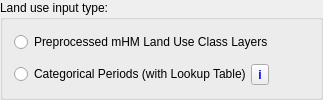
             <widget class="QGroupBox" name="groupBox_landUseInputType">
              <property name="title">
               <string>Land use input type:</string>
              </property>
              <layout class="QVBoxLayout" name="verticalLayout_7">
               <property name="spacing">
                <number>0</number>
               </property>
               <property name="topMargin">
                <number>0</number>
               </property>
               <property name="bottomMargin">
                <number>0</number>
               </property>
               <item>
                <widget class="QRadioButton" name="radioButton_landUseReady">
                 <property name="text">
                  <string>Preprocessed mHM Land Use Class Layers</string>
                 </property>
                </widget>
               </item>
               <item>
                <layout class="QHBoxLayout" name="horizontalLayout_landUseLookup">
                 <item>
                  <widget class="QRadioButton" name="radioButton_landUseCategorical">
                   <property name="text">
                    <string>Categorical Periods (with Lookup Table)</string>
                   </property>
                  </widget>
                 </item>
                 <item>
                  <widget class="QToolButton" name="toolButton_landUseCategoricalInfo">
                   <property name="font">
                    <font>
                     <bold>true</bold>
                    </font>
                   </property>
                   <property name="toolTip">
                    <string>Lookup table (CSV or TXT), one row per category of the input layer:
- Mapping field: the column whose values match the categories of the input layer.
- Class field: the mHM land cover class: 1 forest, 2 impervious (sealed), 3 pervious.
Columns starting with * are ignored; a [unit] suffix in a column name is allowed.

Example:
CODE,NAME,MHM_CLASS
311,Broad-leaved forest,1
111,Continuous urban fabric,2
211,Non-irrigated arable land,3</string>
                   </property>
                   <property name="accessibleName">
                    <string>Land use lookup table</string>
                   </property>
                   <property name="styleSheet">
                    <string notr="true">QToolButton { color: palette(link); }</string>
                   </property>
                   <property name="text">
                    <string>i</string>
                   </property>
                  </widget>
                 </item>
                 <item>
                  <spacer name="horizontalSpacer_landUseLookup">
                   <property name="orientation">
                    <enum>Qt::Horizontal</enum>
                   </property>
                   <property name="sizeHint" stdset="0">
                    <size>
                     <width>40</width>
                     <height>20</height>
                    </size>
                   </property>
                  </spacer>
                 </item>
                </layout>
               </item>
              </layout>
             </widget>
